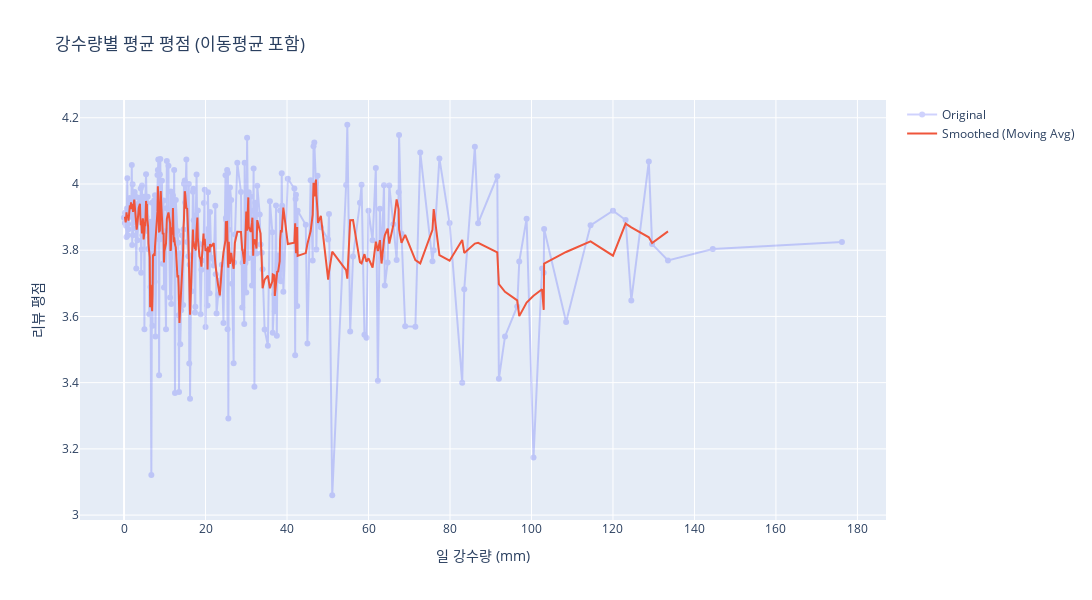

Notebook source saved alongside this figure:
### Markdown cell above
### 3. 평균 강수량 별 리뷰 통계계

### Code cell
daily_precip_grouped = df.groupby('daily_precip_mm')['reviewer_review_score'].agg(
    평균평점='mean',
    표준편차='std',
    중앙값='median',
    리뷰수='count'
)

daily_precip_grouped['smooth'] = daily_precip_grouped['평균평점'].rolling(window=5, center=True).mean()
daily_precip_grouped = daily_precip_grouped.reset_index()

fig = go.Figure()

fig.add_trace(go.Scatter(
    x=daily_precip_grouped['daily_precip_mm'],
    y=daily_precip_grouped['평균평점'],
    mode='lines+markers',
    name='Original',
    opacity=0.3,
    hovertemplate=
        '강수량: %{x}mm<br>' +
        '평균평점: %{y:.2f}<br>' +
        '표준편차: %{customdata[0]:.2f}<br>' +
        '중앙값: %{customdata[1]:.2f}<br>' +
        '리뷰수: %{customdata[2]}<extra></extra>',
    customdata=daily_precip_grouped[['표준편차', '중앙값', '리뷰수']].values
))

fig.add_trace(go.Scatter(
    x=daily_precip_grouped['daily_precip_mm'],
    y=daily_precip_grouped['smooth'],
    mode='lines',
    name='Smoothed (Moving Avg)',
    line=dict(width=2)
))

fig.update_layout(
    title='강수량별 평균 평점 (이동평균 포함)',
    xaxis_title='일 강수량 (mm)',
    yaxis_title='리뷰 평점',
    width=1200,
    height=600
)

fig.show()

### Figure 1 — Plotly figure (JSON) as saved in the notebook; plotly's stock layout.template omitted (floating-point values rounded to 4 significant figures; data arrays with more than 128 entries replaced by an {"elided": "..."} marker saying what was removed)
{"data": [{"customdata": {"elided": "289x3 float values"}, "hovertemplate": "강수량: %{x}mm<br>평균평점: %{y:.2f}<br>표준편차: %{customdata[0]:.2f}<br>중앙값: %{customdata[1]:.2f}<br>리뷰수: %{customdata[2]}<extra></extra>", "mode": "lines+markers", "name": "Original", "opacity": 0.3, "type": "scatter", "x": {"elided": "289 float values"}, "y": {"elided": "289 float values"}}, {"line": {"width": 2}, "mode": "lines", "name": "Smoothed (Moving Avg)", "type": "scatter", "x": {"elided": "289 float values"}, "y": {"elided": "289 float values"}}], "layout": {"height": 600, "title": {"text": "강수량별 평균 평점 (이동평균 포함)"}, "width": 1200, "xaxis": {"title": {"text": "일 강수량 (mm)"}}, "yaxis": {"title": {"text": "리뷰 평점"}}}}
